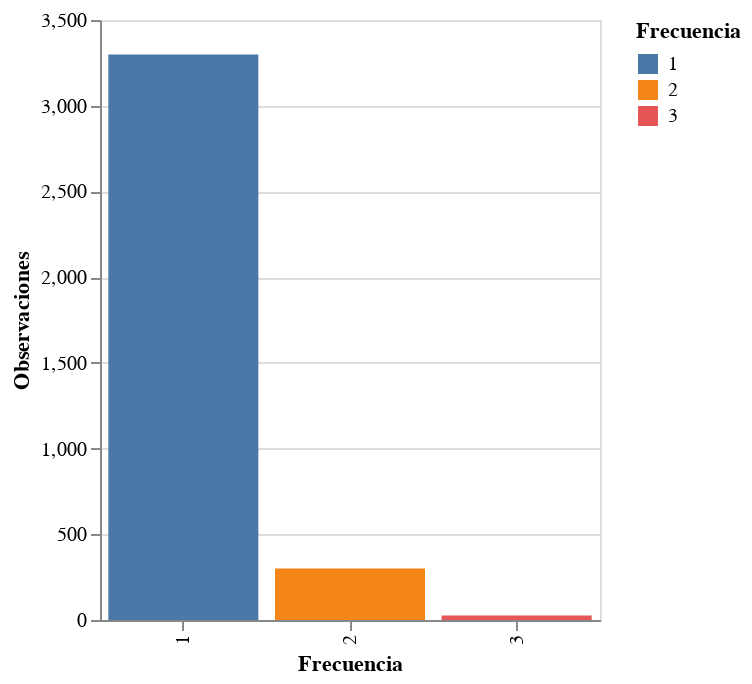

Source (notebook cell):
### Markdown cell above
## 4. Visualizaciones

### Code cell
# Frecuencia
plot = alt.Chart(data).mark_bar().encode(
    alt.X("Frecuencia:N"),  #bin=True
    alt.Y('count()', title="Observaciones"),
    color="Frecuencia:N",
    tooltip=["Frecuencia", "count()"]
).properties(
    width=250
)

plot

### Figure 1 — Vega-Lite specification as saved in the notebook (floating-point values rounded to 4 significant figures; data arrays with more than 128 entries replaced by an {"elided": "..."} marker saying what was removed)
{"config": {"view": {"continuousWidth": 400, "continuousHeight": 300}}, "data": {"name": "data-964552a31abf740a4ee1d039bb08cb64"}, "mark": "bar", "encoding": {"color": {"type": "nominal", "field": "Frecuencia"}, "tooltip": [{"type": "quantitative", "field": "Frecuencia"}, {"type": "quantitative", "aggregate": "count"}], "x": {"type": "nominal", "field": "Frecuencia"}, "y": {"type": "quantitative", "aggregate": "count", "title": "Observaciones"}}, "width": 250, "$schema": "https://vega.github.io/schema/vega-lite/v4.8.1.json", "datasets": {"data-964552a31abf740a4ee1d039bb08cb64": {"elided": "3625 records"}}}
